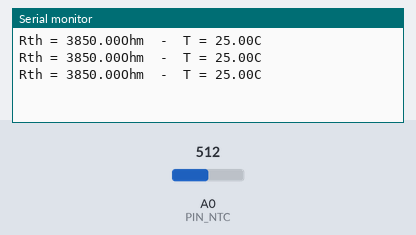
Simulated run of this sketch. Board: Arduino Uno, built with avr-gcc and run on an emulated ATmega328P. Parts: the last lines printed to the serial monitor. Inputs (shaded band) come from the test bench; at power-on: A0 (PIN_NTC) = 512.

Above: at 1.2 s.
1.3 s: A0 (PIN_NTC) set to 0
At 1.86 s:
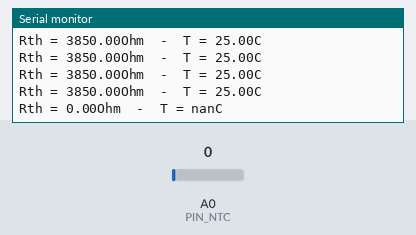
3.5 s: A0 (PIN_NTC) set to 122
At 3.87 s:
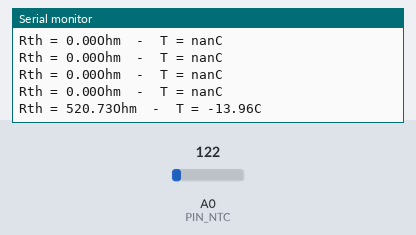

Measured:
- after the input at 1.3 s, the serial monitor: prints a new line after 0.31 s (image 1)
- after the input at 3.5 s, the serial monitor: prints a new line after 0.11 s (image 2)

The sketch:

Thermistance.ino
```cpp
#include <math.h>
#define PIN_NTC 0

double Rref = 3850.0; //Résistance de référence à 25°C
double V_IN = 5.0; //Alimentation électrique

//Information de la thermistance
double A_1 = 3.354016E-3;
double B_1 = 2.569850E-4;
double C_1 = 2.620131E-6;
double D_1 = 6.383091E-8;

double SteinhartHart(double R)
{
  //Division de l'équation en 4 parties. La premiere est
  //uniquement A1
  double equationB1 = B_1 * log(R/Rref);
  double equationC1 = C_1 * pow(log(R/Rref), 2);
  double equationD1 = D_1 * pow(log(R/Rref), 3);
  double equation = A_1 - equationB1 - equationC1 - equationD1;
  return pow(equation, -1);

}

void setup() {
  Serial.begin(9600);
}

void loop() {
  //Calcul de la tension sur la borne analogique
  double valeurAnalog = analogRead(PIN_NTC);
  double V =  valeurAnalog / 1024 * V_IN;

  //Calcul de la résistance de la thermistance
  double Rth = (Rref * V ) / (V_IN - V);
  Serial.print("Rth = ");
  Serial.print(Rth);

  //Calcul de la température en kelvin( Steinhart and Hart)
  double kelvin = SteinhartHart(Rth);
  double celsius = kelvin - 273.15; //Conversion en celsius
  Serial.print("Ohm  -  T = ");
  Serial.print(celsius);
  Serial.print("C\n");
  delay(400);
}
```
